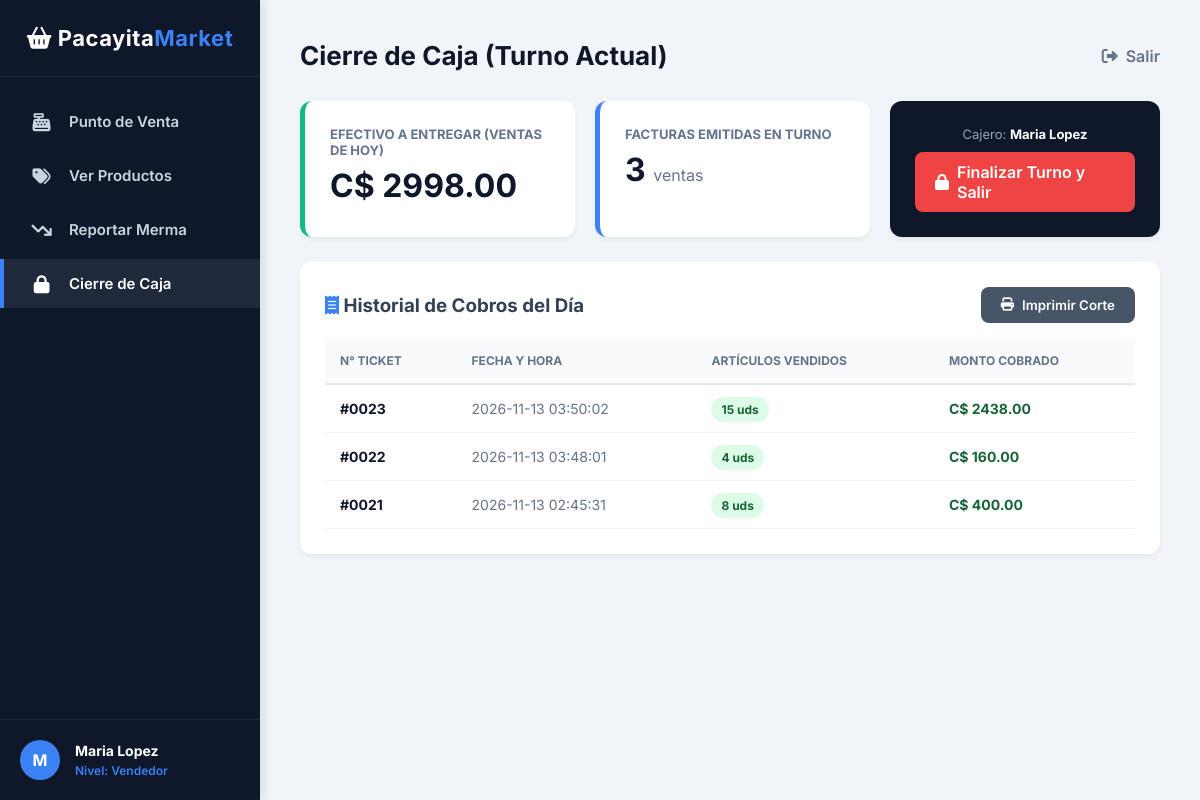
/mis_ventas (signed in), run on the app's committed database.
### tables this page shows
CREATE TABLE VENTA (
    id_venta INTEGER PRIMARY KEY AUTOINCREMENT,
    id_usuario INTEGER NOT NULL,
    fecha_hora DATETIME DEFAULT CURRENT_TIMESTAMP,
    total REAL NOT NULL,
    FOREIGN KEY (id_usuario) REFERENCES USUARIO(id_usuario)
);

### app.py (the view)
@app.route("/mis_ventas")
def mis_ventas():
    if 'id_usuario' not in session:
        return redirect("/")
    id_usuario = session['id_usuario']
    conn = get_db_connection()
    ventas_hoy = conn.execute("""
        SELECT V.id_venta, V.fecha_hora, V.total,
               (SELECT SUM(cantidad) FROM DETALLE_VENTA WHERE id_venta = V.id_venta) AS total_articulos
        FROM VENTA V
        WHERE V.id_usuario = ? AND date(V.fecha_hora) = date('now', 'localtime')
        ORDER BY V.id_venta DESC
    """, (id_usuario,)).fetchall()
    resumen = conn.execute("""
        SELECT COUNT(id_venta) AS cantidad_ventas, COALESCE(SUM(total), 0) AS total_recaudado
        FROM VENTA
        WHERE id_usuario = ? AND date(fecha_hora) = date('now', 'localtime')
    """, (id_usuario,)).fetchone()
    conn.close()
    return render_template("mis_ventas.html", ventas=ventas_hoy, resumen=resumen)

### app.py (called while the page is built)
def get_db_connection():
    conn = sqlite3.connect('MinMarketPacaya.db')
    conn.row_factory = sqlite3.Row
    return conn

### templates/mis_ventas.html
{% extends "base.html" %}
{% block titulo %}Cierre de Caja (Turno Actual){% endblock %}
{% block contenido %}
<div style="display: flex; gap: 20px; margin-bottom: 25px;">
    <div class="card" style="flex: 1; border-left: 5px solid #10b981;">
        <p style="font-size: 13px; color: #64748b; font-weight: 700; text-transform: uppercase;">Efectivo a Entregar (Ventas de Hoy)</p>
        <h2 style="font-size: 32px; color: #0f172a; margin-top: 8px;">C$ {{ "%.2f"|format(resumen['total_recaudado']) }}</h2>
    </div>
    <div class="card" style="flex: 1; border-left: 5px solid var(--accent);">
        <p style="font-size: 13px; color: #64748b; font-weight: 700; text-transform: uppercase;">Facturas Emitidas en Turno</p>
        <h2 style="font-size: 32px; color: #0f172a; margin-top: 8px;">{{ resumen['cantidad_ventas'] }} <span style="font-size: 16px; color: #64748b; font-weight: normal;">ventas</span></h2>
    </div>
    <div class="card" style="flex: 1; display: flex; flex-direction: column; justify-content: center; align-items: center; background: #0f172a; color: white;">
        <p style="font-size: 13px; color: #94a3b8; margin-bottom: 10px;">Cajero: <strong style="color: white;">{{ session.get('nombre') }}</strong></p>
        <a href="/" onclick="return confirm('¿Seguro que querés finalizar tu turno y cerrar caja?')"
           class="btn" style="background: #ef4444; width: 100%; justify-content: center; text-decoration: none;">
            <i class="fa-solid fa-lock"></i> Finalizar Turno y Salir
        </a>
    </div>
</div>
<div class="card">
    <div style="display: flex; justify-content: space-between; align-items: center; margin-bottom: 15px;">
        <h3><i class="fa-solid fa-receipt" style="color: var(--accent);"></i> Historial de Cobros del Día</h3>
        <button class="btn" onclick="window.print()" style="background: #475569;">
            <i class="fa-solid fa-print"></i> Imprimir Corte
        </button>
    </div>
    <table>
        <thead>
            <tr>
                <th>N° Ticket</th>
                <th>Fecha y Hora</th>
                <th>Artículos Vendidos</th>
                <th>Monto Cobrado</th>
            </tr>
        </thead>
        <tbody>
            {% if ventas %}
                {% for v in ventas %}
                <tr>
                    <td style="font-weight: 700; color: #0f172a;">#{{ "%04d"|format(v['id_venta']) }}</td>
                    <td style="color: #64748b;">{{ v['fecha_hora'] }}</td>
                    <td><span class="badge-success">{{ v['total_articulos'] or 0 }} uds</span></td>
                    <td style="font-weight: 700; color: #166534;">C$ {{ "%.2f"|format(v['total']) }}</td>
                </tr>
                {% endfor %}
            {% else %}
                <tr>
                    <td colspan="4" style="text-align: center; color: #94a3b8; padding: 35px;">
                        Aún no has registrado ventas en el turno de hoy.
                    </td>
                </tr>
            {% endif %}
        </tbody>
    </table>
</div>
{% endblock %}

### templates/base.html (style rules this page uses)
:root { --sidebar-bg: #0f172a; --sidebar-hover: #1e293b; --accent: #3b82f6; --accent-hover: #2563eb; --bg-main: #f1f5f9; --text-dark: #334155; }
* { margin: 0; padding: 0; box-sizing: border-box; font-family: 'Inter', sans-serif; }
body { display: flex; height: 100vh; background-color: var(--bg-main); color: var(--text-dark); }
.card { background: white; padding: 25px; border-radius: 12px; box-shadow: 0 4px 6px -1px rgba(0,0,0,0.05); }
.btn { background: var(--accent); color: white; padding: 10px 20px; border: none; border-radius: 8px; font-weight: 600; cursor: pointer; transition: 0.2s; display: inline-flex; align-items: center; gap: 8px; }
table { width: 100%; border-collapse: collapse; margin-top: 15px; }
th { background: #f8fafc; color: #64748b; text-transform: uppercase; font-size: 12px; padding: 15px; text-align: left; border-bottom: 2px solid #e2e8f0; }
td { padding: 15px; border-bottom: 1px solid #f1f5f9; font-size: 14px; color: #334155; vertical-align: middle; }
.badge-success { background: #dcfce7; color: #166534; padding: 5px 10px; border-radius: 20px; font-size: 12px; font-weight: bold; }

### data on the page
VENTA: id_venta "0023", fecha_hora "2026-11-13 03:50:02", v "15", total "2438.00"
VENTA: id_venta "0022", fecha_hora "2026-11-13 03:48:01", v "4", total "160.00"
VENTA: id_venta "0021", fecha_hora "2026-11-13 02:45:31", v "8", total "400.00"

### other printed values
{{ session.get('nombre', 'Usuario')[0]|upper }} "M"
{{ session.get('nombre', 'Usuario Invitado') }} "Maria Lopez"
{{ "%.2f"|format(resumen['total_recaudado']) }} "2998.00"
{{ resumen['cantidad_ventas'] }} "3"
{{ session.get('nombre') }} "Maria Lopez"
